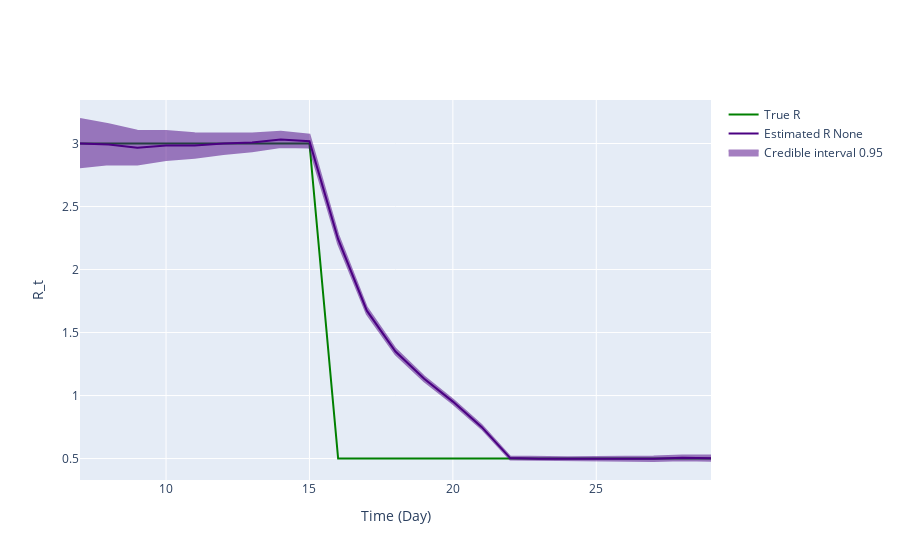

Source (notebook cell):
### Code cell
fig = ReproductionNumberPlot()

fig.add_ground_truth_rt(ground_truth)
fig.add_interval_rt(interval)

fig.update_labels(time_label='Time (Day)', r_label='R_t')

fig.show_figure()

### Figure 1 — Plotly figure (JSON) as saved in the notebook; plotly's stock layout.template omitted (floating-point values rounded to 4 significant figures)
{"data": [{"line": {"color": "green"}, "mode": "lines", "name": "True R", "type": "scatter", "x": [7, 8, 9, 10, 11, 12, 13, 14, 15, 16, 17, 18, 19, 20, 21, 22, 23, 24, 25, 26, 27, 28, 29], "y": [3, 3, 3, 3, 3, 3, 3, 3, 3, 0.5, 0.5, 0.5, 0.5, 0.5, 0.5, 0.5, 0.5, 0.5, 0.5, 0.5, 0.5, 0.5, 0.5]}, {"line": {"color": "indigo"}, "mode": "lines", "name": "Estimated R None", "type": "scatter", "x": [7, 8, 9, 10, 11, 12, 13, 14, 15, 16, 17, 18, 19, 20, 21, 22, 23, 24, 25, 26, 27, 28, 29], "y": [3.0, 2.992, 2.966, 2.983, 2.984, 3.0, 3.008, 3.032, 3.019, 2.24, 1.673, 1.35, 1.133, 0.9518, 0.7513, 0.5039, 0.4992, 0.4973, 0.4977, 0.4988, 0.4979, 0.5057, 0.503]}, {"fill": "toself", "fillcolor": "indigo", "line": {"color": "indigo"}, "mode": "lines", "name": "Credible interval 0.95", "opacity": 0.5, "showlegend": true, "type": "scatter", "x": [7, 8, 9, 10, 11, 12, 13, 14, 15, 16, 17, 18, 19, 20, 21, 22, 23, 24, 25, 26, 27, 28, 29, 29, 28, 27, 26, 25, 24, 23, 22, 21, 20, 19, 18, 17, 16, 15, 14, 13, 12, 11, 10, 9, 8, 7], "y": [3.194, 3.153, 3.102, 3.099, 3.082, 3.083, 3.079, 3.092, 3.07, 2.278, 1.7, 1.371, 1.151, 0.9683, 0.7657, 0.5158, 0.5115, 0.5106, 0.5123, 0.5149, 0.5155, 0.5251, 0.5243, 0.4821, 0.4866, 0.4806, 0.483, 0.4833, 0.4842, 0.4871, 0.4921, 0.737, 0.9355, 1.114, 1.328, 1.646, 2.203, 2.968, 2.972, 2.938, 2.917, 2.887, 2.87, 2.833, 2.835, 2.811]}], "layout": {"hovermode": "x unified", "xaxis": {"title": {"text": "Time (Day)"}}, "yaxis": {"title": {"text": "R_t"}}}}
